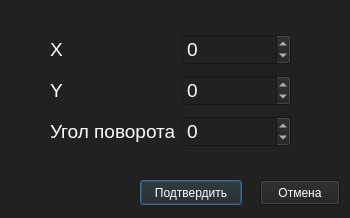
<?xml version="1.0" encoding="UTF-8"?>
<ui version="4.0">
 <class>ItemInputInfo</class>
 <widget class="QDialog" name="ItemInputInfo">
  <property name="geometry">
   <rect>
    <x>0</x>
    <y>0</y>
    <width>350</width>
    <height>218</height>
   </rect>
  </property>
  <property name="windowTitle">
   <string>Создание новой точки назначения робота</string>
  </property>
  <property name="styleSheet">
   <string notr="true">QWidget
{
	background-color: #212121;
	color: white;
	border-color: #000000;

}</string>
  </property>
  <widget class="QPushButton" name="pb_confirm">
   <property name="geometry">
    <rect>
     <x>140</x>
     <y>180</y>
     <width>102</width>
     <height>25</height>
    </rect>
   </property>
   <property name="text">
    <string>Подтвердить</string>
   </property>
  </widget>
  <widget class="QPushButton" name="pb_cancel">
   <property name="geometry">
    <rect>
     <x>260</x>
     <y>180</y>
     <width>80</width>
     <height>25</height>
    </rect>
   </property>
   <property name="text">
    <string>Отмена</string>
   </property>
  </widget>
  <widget class="QWidget" name="gridLayoutWidget">
   <property name="geometry">
    <rect>
     <x>50</x>
     <y>30</y>
     <width>241</width>
     <height>121</height>
    </rect>
   </property>
   <layout class="QGridLayout" name="gridLayout">
    <item row="0" column="0">
     <widget class="QLabel" name="label_2">
      <property name="font">
       <font>
        <pointsize>14</pointsize>
       </font>
      </property>
      <property name="text">
       <string>X</string>
      </property>
     </widget>
    </item>
    <item row="1" column="0">
     <widget class="QLabel" name="label_3">
      <property name="font">
       <font>
        <pointsize>14</pointsize>
       </font>
      </property>
      <property name="text">
       <string>Y</string>
      </property>
     </widget>
    </item>
    <item row="2" column="0">
     <widget class="QLabel" name="label">
      <property name="font">
       <font>
        <pointsize>14</pointsize>
       </font>
      </property>
      <property name="text">
       <string>Угол поворота</string>
      </property>
     </widget>
    </item>
    <item row="2" column="1">
     <widget class="QSpinBox" name="sb_angle">
      <property name="font">
       <font>
        <pointsize>14</pointsize>
       </font>
      </property>
      <property name="minimum">
       <number>-360</number>
      </property>
      <property name="maximum">
       <number>360</number>
      </property>
     </widget>
    </item>
    <item row="1" column="1">
     <widget class="QSpinBox" name="sb_Y">
      <property name="font">
       <font>
        <pointsize>14</pointsize>
       </font>
      </property>
      <property name="minimum">
       <number>-10000</number>
      </property>
      <property name="maximum">
       <number>10000</number>
      </property>
     </widget>
    </item>
    <item row="0" column="1">
     <widget class="QSpinBox" name="sb_X">
      <property name="font">
       <font>
        <pointsize>14</pointsize>
       </font>
      </property>
      <property name="minimum">
       <number>-10000</number>
      </property>
      <property name="maximum">
       <number>10000</number>
      </property>
     </widget>
    </item>
   </layout>
  </widget>
 </widget>
 <resources/>
 <connections/>
</ui>
